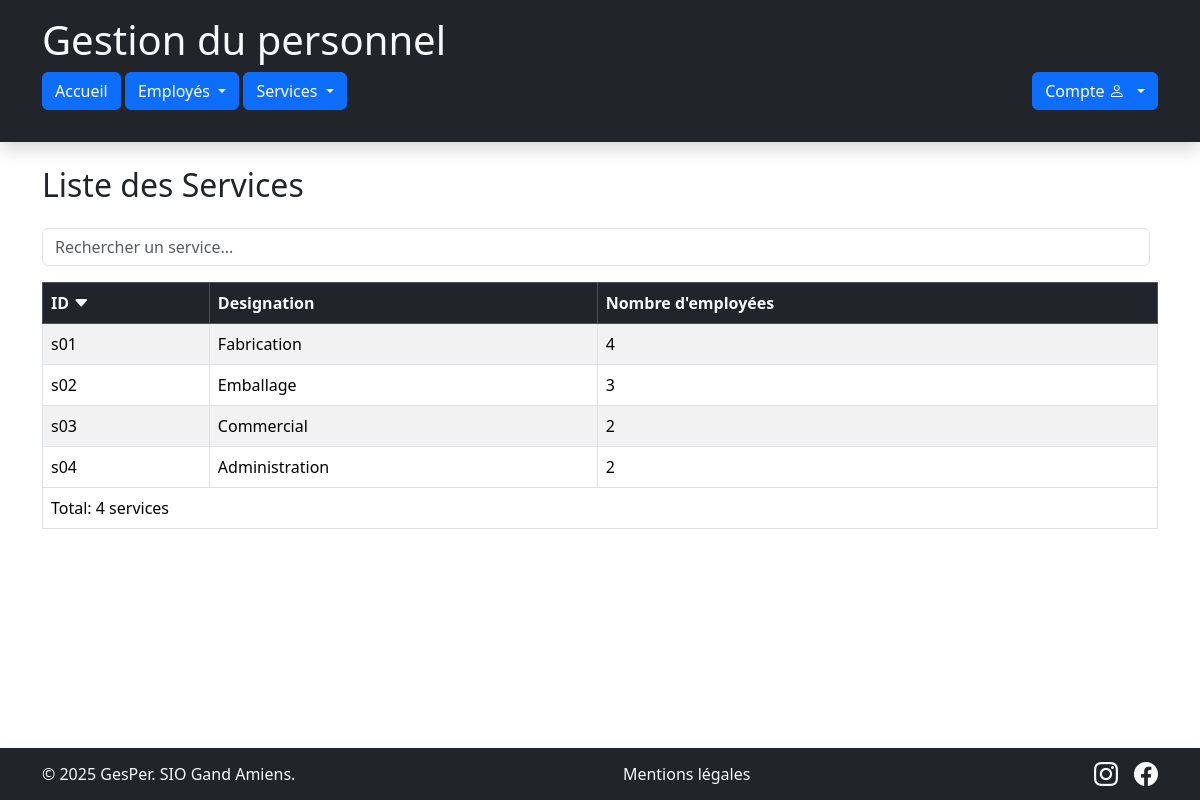
/index.php?page=listeServices, run on the app's committed database.
### tables this page shows
CREATE TABLE `service` (
  `sce_code` char(3) NOT NULL,
  `sce_designation` varchar(50) DEFAULT NULL
);

### controleurs/services/C_consulter.php (called while the page is built, shortened)
<?php
require_once "modeles/M_service.php";
class C_consulterServices extends C_base
{
    private $modeleService;
    public function __construct()
    {
        $this->modeleService = new M_service();
    }
    public function action_listeServices()
    {
        $pageNum     = isset($_GET['pageNum']) ? max(1, (int)$_GET['pageNum']) : 1;
        $rowsPerPage = 8;
        $offset      = ($pageNum - 1) * $rowsPerPage;
        $orderBy      = $_GET['orderBy'] ?? "sce_code";
        $direction    = strtoupper($_GET['direction'] ?? "ASC");
        $lesServices   = $this->modeleService->GetListe($offset, $rowsPerPage, $orderBy, $direction);
        require_once "vues/partiels/v_entete.php";
        require_once "vues/services/v_liste.php";
        require_once "vues/partiels/v_piedPage.php";
    }
}

### index.php (called while the page is built, shortened)
<?php
    $routes = require __DIR__ . "/config/routes.php";
    $page = preg_replace('/[^a-zA-Z0-9_]/', '', $_GET['page'] ?? 'accueil');
    $route = $routes[$page];
    $controller = new $route['class'];
    if (is_array($route['method'])) {
        $method = strtolower($_SERVER['REQUEST_METHOD']);
        $method = $route['method'][$method] ?? reset($route['method']);
    } else {
        $method = $route['method'];
    }
    $params = [];
    call_user_func_array([$controller, $method], $params);
?>

### modeles/M_service.php (called while the page is built, shortened)
<?php
require_once "metiers/Service.php";
class M_service extends M_generique
{
    public function GetListe($offset = 0, $rowsPerPage = 10, $orderBy = 'sce_code', $direction = 'ASC')
    {
        $cnx = $this->getCnx('data');
        $allowedColumns = ['sce_code', 'sce_designation', 'nb_employes'];
        $direction = strtoupper($direction) === 'DESC' ? 'DESC' : 'ASC';
        $sql = "SELECT s.sce_code, s.sce_designation, COUNT(e.emp_matricule) AS nb_employes
                FROM service s
                LEFT JOIN employe e ON s.sce_code = e.emp_service
                GROUP BY s.sce_code, s.sce_designation
                ORDER BY $orderBy $direction
                LIMIT :offset, :rows";
        $stmt = $cnx->prepare($sql);
        $stmt->bindValue(':offset', (int)$offset, \PDO::PARAM_INT);
        $stmt->bindValue(':rows', (int)$rowsPerPage, \PDO::PARAM_INT);
        $stmt->execute();
        $resultat = [];
        while ($ligne = $stmt->fetch()) {
            $resultat[] = new Service($ligne["sce_code"], $ligne["sce_designation"], $ligne["nb_employes"]);
        }
        return $resultat;
    }
}

### metiers/Service.php (called while the page is built)
<?php
    class Service
    {
        private $sce_code;
        private $sce_designation;
        private $sce_nombreEmployes;
        public function __construct($code, $designation, $nombreEmployes = 0)
            {
                $this->sce_code=$code;
                $this->sce_designation=$designation;
                $this->sce_nombreEmployes=$nombreEmployes;
            }
        public function GetCode()
            {
                return $this->sce_code;
            }
        public function GetDesignation()
            {
                return $this->sce_designation;
            }
        public function GetNbEmployes()
            {
                return $this->sce_nombreEmployes;
            }
    }
?>

### vues/partiels/v_entete.php (the view, shortened to what this page needs)
<!DOCTYPE html PUBLIC "-//W3C//DTD XHTML 1.0 Strict//EN"
  "http://www.w3.org/TR/xhtml1/DTD/xhtml1-strict.dtd">
<html xmlns="http://www.w3.org/1999/xhtml" xml:lang="fr" lang="fr">
<head>
    <link
    href="https://cdn.jsdelivr.net/npm/bootstrap@5.3.7/dist/css/bootstrap.min.css"rel="stylesheet"
>
    <link rel="stylesheet" href="https://cdn.jsdelivr.net/npm/bootstrap-icons@1.11.3/font/bootstrap-icons.css">
    <link rel="stylesheet"
      href="public/css/custom.css?v=<?= filemtime('public/css/custom.css') ?>"
      type="text/css"/>
</head>
<header class="bg-dark text-light py-3 shadow">
  <div class="container">
    <h1>Gestion du personnel</h1>
    <div class="d-flex justify-content-between align-items-center mb-3">
    <div>
      <a class="btn btn-primary" href="index.php?page=accueil" role="button">Accueil</a>
    <div class="btn-group">
        <a class="btn btn-primary dropdown-toggle" role="button"
           data-bs-toggle="dropdown" aria-expanded="false">
           Employés
        </a>
    </div>
    <div class="btn-group">
        <a class="btn btn-primary dropdown-toggle" role="button"
          data-bs-toggle="dropdown" aria-expanded="false">            Services
        </a>
    </div>
    </div>
      <div class="btn-group">
        <button type="button" class="btn btn-primary dropdown-toggle" data-bs-toggle="dropdown" aria-expanded="false">
          <?php if(!$this->data['isLoggedOn']) { ?>
              Compte <i class="bi bi-person me-1"></i>
          <?php } else { ?>
              <?= htmlspecialchars($this->data['user']->GetPrenom() ?? 'Utilisateur') ?>
          <?php } ?>
        </button>
      </div>
  </div>
</header>
<body>

### vues/services/v_liste.php (shortened to what this page needs)
<div class="container my-4">
    <h2 class="mb-4">Liste des Services</h2>
    <div class="d-flex mb-3">
        <input type="text" id="searchInput" class="form-control me-2" placeholder="Rechercher un service...">
    </div>
    <table class="table table-striped table-bordered" id="serviceTable">
        <thead class="table-dark">
            <tr>
                <?php
                $columns = [
                    'sce_code' => 'ID',
                    'sce_designation' => 'Designation',
                    'nb_employes' => 'Nombre d\'employées'
                ];
                ?>
                <?php foreach ($columns as $colKey => $colLabel): ?>
                    <th scope="col">
                        <a href="index.php?page=listeServices&orderBy=<?= $colKey ?>&direction=<?= ($orderBy === $colKey && $direction === 'ASC') ? 'DESC' : 'ASC' ?>&pageNum=<?= $this->data['pageNum'] ?>"
                        class="text-light">
                            <?= $colLabel ?>
                            <?php if ($orderBy === $colKey): ?>
                                <i class="bi bi-caret-<?= ($direction === 'ASC') ? 'down' : 'up' ?>-fill"></i>
                            <?php endif; ?>
                        </a>
                    </th>
                <?php endforeach; ?>
            </tr>
        </thead>
        <tbody>
            <?php foreach ($this->data['lesServices'] as $service): ?>
                <tr>
                    <td><?= htmlspecialchars($service->GetCode()); ?></td>
                    <td><?= htmlspecialchars($service->GetDesignation()); ?></td>
                    <td><?= htmlspecialchars($service->GetNbEmployes()); ?></td>
                </tr>
            <?php endforeach; ?>
        </tbody>
        <tfoot>
            <tr>
                <td colspan="<?= $this->data['isLoggedOn'] ? 4 : 3 ?>" id="totalCount">
                    Total: <?= count($this->data['lesServices']); ?> services
                </td>
            </tr>
        </tfoot>
    </table>
</div>

### public/css/custom.css (style rules this page uses)
.btn { transition: all 0.2s ease-in-out; }
#employeTable thead th, #serviceTable thead th { position: sticky; top: 0; z-index: 10; }
#employeTable thead th a, #serviceTable thead th a { text-decoration: none !important; color: inherit; }

### data on the page
service: sce_code "s01", sce_designation "Fabrication", GetNbEmployes "4"
service: sce_code "s02", sce_designation "Emballage", GetNbEmployes "3"
service: sce_code "s03", sce_designation "Commercial", GetNbEmployes "2"
service: sce_code "s04", sce_designation "Administration", GetNbEmployes "2"

### other printed values
$colLabel "ID"
$colLabel "Designation"
$colLabel "Nombre d'employées"
count($this->data['lesServices']) "4"
